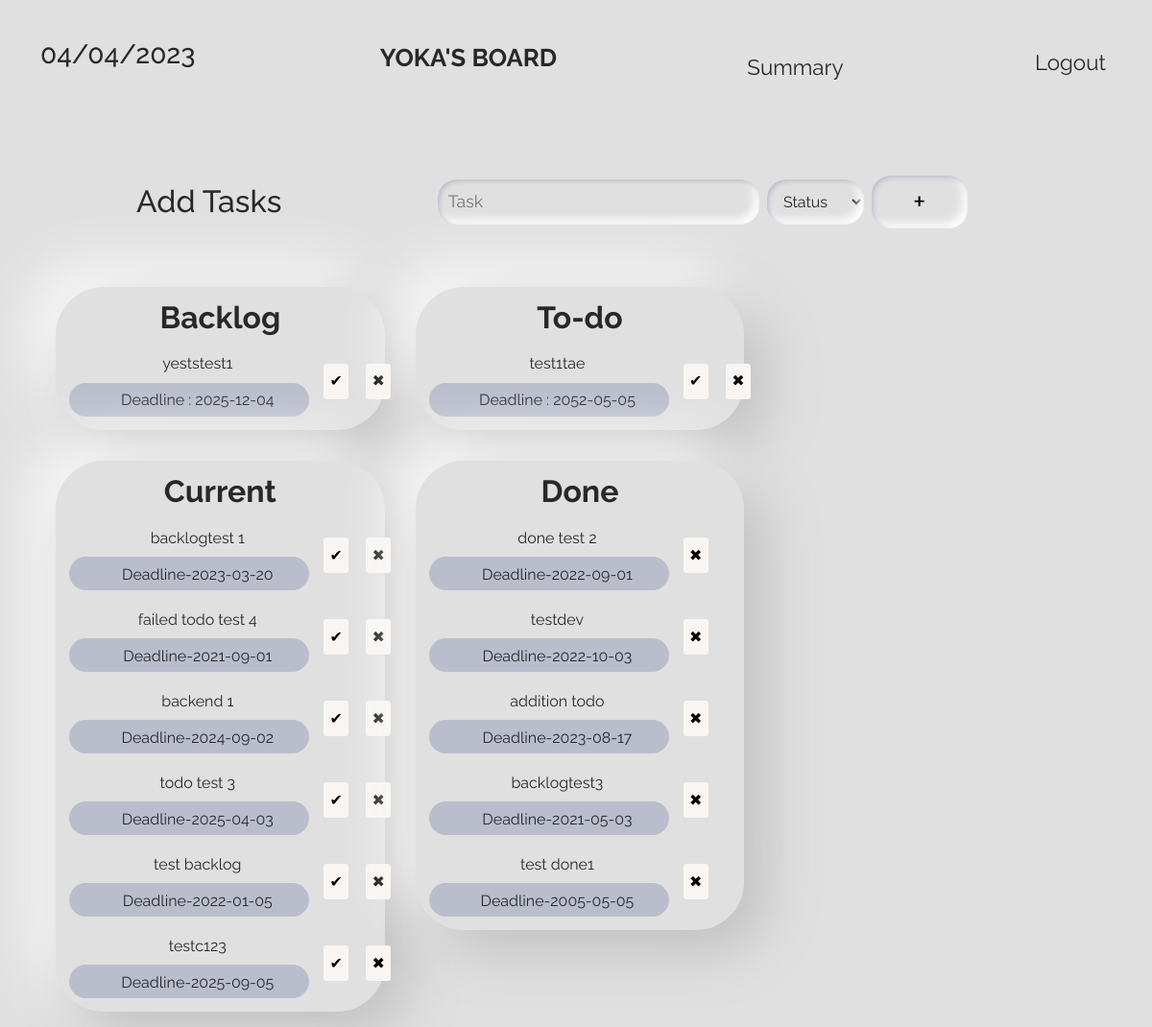
The page /main (signed in) on the database its author committed.
### application/models.py (models this page shows, shortened)
class User(UserMixin, db.Model):
    __tablename__ = 'User'
    id = db.Column(db.Integer, primary_key=True)
    username = db.Column(db.String(200),nullable=False)
    password = db.Column(db.String(200),nullable=False)
    task_id = db.relationship('Task', backref='user', lazy='dynamic')

class Task(db.Model):
    __tablename__ = 'Task'
    title = db.Column(db.String(80), unique=True, nullable=False, primary_key=True)
    status = db.Column(db.String(80), nullable=False)
    deadline = db.Column(db.String(11))
    user_id = db.Column(db.Integer, db.ForeignKey('User.id'))

### application/controllers.py (the view, shortened to what this page needs)
@app.route('/main', methods=["GET", "POST"])
@login_required
def home():
    g.user = current_user
    tasks = None
    error = None
    data = [{'status':'backlog'},
            {'status':'todo'},
            {'status':'doing'},
            {'status':'done'}]
    deadline = request.form.get('deadline')
    today = date.today()
    d = today.strftime("%d/%m/%Y")
    tasks = Task.query.filter_by(user_id=g.user.id).all()
    backlog = Task.query.filter_by(status='backlog',user_id=g.user.id).all()
    todo = Task.query.filter_by(status='todo',user_id=g.user.id).all()
    doing = Task.query.filter_by(status='doing',user_id=g.user.id).all()
    done = Task.query.filter_by(status='done',user_id=g.user.id).all()
    return render_template("home.html", error=error, tasks=tasks,backlog=backlog, todo=todo, doing=doing, done=done,data=data, myuser=current_user,today=d)

### application/controllers.py (called while the page is built)
@login.user_loader
def load_user(username):
    return User.query.get(username)

### templates/home.html (shortened to what this page needs)
{% extends 'base.html' %}
  {% block head %}
  <link rel="stylesheet" href="{{ url_for('static',filename='home.css') }}">
  {% endblock %}
    {% block content %}
    <header class="container">
      {% if current_user.is_authenticated %}
        <h3>{{ today }}</h3>
        <h2 id="boardName">{{ current_user.username }}'s Board</h2>
      {% endif %}
      <form class="summarySection" method="GET" action="/summary">
        <input class="summaryButton" type="submit" value="Summary">
      </form>
      <form class="logoutSection" method="POST" action="/logout">
        <input class="logoutButton" type="submit" value="Logout">
      </form>
    </header>
    <br></br>
    <div class="optionSection container">
      <h2>Add Tasks </h2>
      <div class="innerContainer">
        <form method="POST" action="/main">
          <input id="addText" placeholder="Task" type="text" name="title" required>
            <select id="selector" name="status" required>
              <option disabled hidden selected>Status</option>
            </select>
          <input class="addbutton" type="submit" value="+">
        </form>
      </div>
    </div>
  <section class="container">
    <div>
      <div class="actionContainer">
        <h2 class="cardTitle">Backlog</h2>
        <table>
          {% for task in backlog %}
            <tr>
              <td>
                <ul class="sortable connectedSortable" >
                  <li class="taskNotif">  {{task.title}}</li>
                  <li class="deadlineNotif">Deadline : {{task.deadline}}</li>
                </ul>
              </td>
              <td>
                <form method="POST" action="./update">
                  <input type="submit" value="&#10004" class="updateButton">
                </form>
              </td>
              <td>
                <form method="POST" action="./delete" >
                  <input type="submit" value="&#10006" class="deleteButton">
                </form>
              </td>
            </tr>
            {% endfor %}
        </table>
        </div>
      <div class="actionContainer">
      <h2 class="cardTitle">To-do</h2>
      <table>
        {% for task in todo %}
          <tr>
            <td>
              <ul class="sortable connectedSortable" >
                <li class="taskNotif">  {{task.title}} </li>
                <li class="deadlineNotif">Deadline : {{task.deadline}}</li>
              </ul>
            </td>
            <td>
              <form method="POST" action="./update">
                <input type="submit" value="&#10004" class="updateButton">
              </form>
            </td>
            <td>
              <form method="POST" action="./delete">
                <input type="submit" value="&#10006" class="deleteButton">
              </form>
            </td>
          </tr>
          {% endfor %}
      </table>
    </div>
    <div class="actionContainer">
    <h2 class="cardTitle">Current</h2>
    <table>
      {% for task in doing %}
        <tr>
          <td>
            <ul class="sortable connectedSortable" >
              <li class="taskNotif">{{task.title}}</li>
              <li class="deadlineNotif">Deadline-{{task.deadline}}</li>
            </ul>
          </td>
          <td>
            <form method="POST" action="./update">
              <input type="submit" value="&#10004" class="updateButton">
            </form>
          </td>
          <td>
            <form method="POST" action="./delete" >
              <input type="submit" value="&#10006" class="deleteButton">
            </form>
          </td>
        </tr>
        {% endfor %}
    </table>
    </div>
    <div class="actionContainer">
    <h2 class="cardTitle">Done</h2>
    <table>
      {% for task in done %}
        <tr>
          <td>
            <ul class="sortable connectedSortable" >
              <li class="taskNotif">{{ task.title }}</li>
              <li class="deadlineNotif">Deadline-{{ task.deadline }}</li>
            </ul>
          </td>
          <td>
            <form method="POST" action="./delete" >
              <input type="submit" value="&#10006" class="deleteButton">
            </form>
          </td>
        </tr>
        {% endfor %}
    </table>
    </div>
  </div>
  </section>
  {% endblock %}

### templates/base.html (shortened to what this page needs)
<!DOCTYPE html>
<html lang="en">
<head>
    <link href="https://cdn.jsdelivr.net/npm/bootstrap@5.2.0/dist/css/bootstrap.min.css" rel="stylesheet">
    {% block head %}
    {% endblock%}
</head>
<body>
    {% block content %}
    {% endblock %}
</body>
</html>

### static/home.css (style rules this page uses)
header { padding: 30px; font-size: 35px; color: #28282B; text-transform: uppercase; display: flex; justify-content: space-between; }
.logoutSection { display: flex; align-items: center; }
.logoutButton, .summaryButton { color: #28282B; border-radius: 3px; font-size: 1.4rem; border:none; outline:none; background: none; transition:all 0.2s; }
.cardTitle { font-family: 'Raleway'; font-weight:700; }
section { padding: 1rem; text-align: center; }
li { list-style-type: none; width: 250px; }
#boardName { font-family: 'Raleway'; font-weight: 700; font-size: 1.6rem; }
body { background: #e0e0e0; font-family: 'Raleway', sans-serif; padding: 10px; text-align: center; color: #28282B; }
h2 { margin:5px; color:#28282B; font-family: 'Righteous'; }
.actionContainer { width:30.7%; float:left; clear: right; margin:1.0rem; border:none; padding:0.5rem; border-radius: 50px; background: #e0e0e0; box-shadow: 20px 20px 60px #bebebe, -20px -20px 60px #ffffff; }
.sortable { list-style-type: none; margin:0; padding:2px; min-height:3rem; border-radius: 5px; }
.sortable li { margin: 3px 3px 3px 3px; padding: 0.4em; padding-left: 1.5em; height:35px; }
.optionSection h2 { font-family: 'Raleway'; }
.optionSection { margin-bottom: 1rem; height:10vh; width:100vw; display: flex; justify-content: space-evenly; align-items: center; }
.optionSection form { display: flex; justify-content:center; align-items: center; }
.innerContainer { width:60%; }
#addText { font-size: 1.1rem; width: 50%; margin:0.5rem; background: none; border: none; color: #28282B; outline:none; padding:0.65rem; border-radius: 20px; box-shadow: inset 2px 2px 5px #BABECC, inset -5px -5px 10px #FFF; transition:all 0.2s; }
.updateButton, .deleteButton { background-color: #f8f5f2; border-radius: 3px; border:none; margin:0.5rem; padding:0.4rem; transition:all 0.2s; }
select { font-size:1rem; background:none; color: #28282B; width: 15%; margin-right:0.5rem; outline:none; padding:0.8rem; border: none; transition:all 0.2s; border-radius: 20px; box-shadow: inset 2px 2px 5px #BABECC, inset -5px -5px 10px #FFF; }
select option { background-color: #28282B; color: #fff; }
.innerContainer input[type=submit] { width:15%; font-size:2rem; background: none; border:none; border-radius: 20px; box-shadow: inset 2px 2px 5px #BABECC, inset -5px -5px 10px #FFF; transition: all 0.2s ease-in-out; padding:0.2rem; }
.taskNotif, .deadlineNotif { font-size: 1rem; }
.deadlineNotif { background:#babecc; border-radius: 20px; }

### templates/base.html (style rules this page uses)
body { font-family: 'Raleway'; }

### rows shown on the page
User: username "YOKA"
Task: title "yeststest1", deadline "2025-12-04"
Task: title "test1tae", deadline "2052-05-05"
Task: title "backlogtest 1", deadline "2023-03-20"
Task: title "failed todo test 4", deadline "2021-09-01"
Task: title "backend 1", deadline "2024-09-02"
Task: title "todo test 3", deadline "2025-04-03"
Task: title "test backlog", deadline "2022-01-05"
Task: title "testc123", deadline "2025-09-05"
Task: title "done test 2", deadline "2022-09-01"
Task: title "testdev", deadline "2022-10-03"
Task: title "addition todo", deadline "2023-08-17"
Task: title "backlogtest3", deadline "2021-05-03"
Task: title "test done1", deadline "2005-05-05"

### other values the page prints
{{ today }} "04/04/2023"
